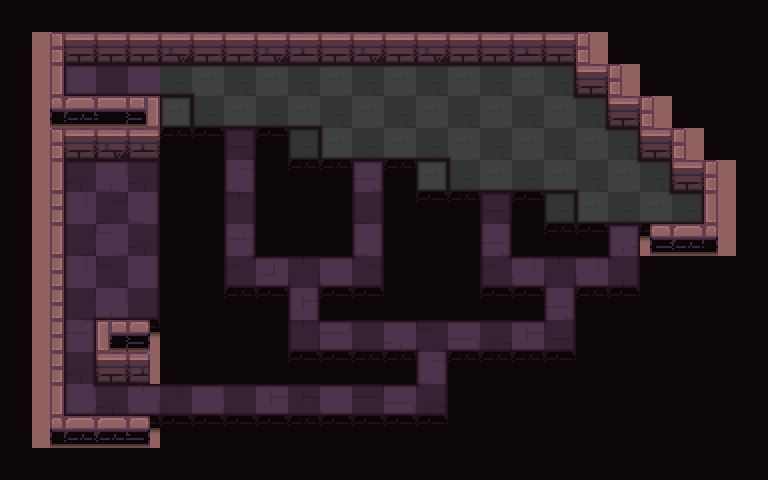

A 2D game scene composited from a Tiled map and its tileset images. What follows is a short description and the map's XML, with each tile layer's data collapsed to a summary:
An orthogonal 24x15 tile map with 32x32 px tiles, 5 tile layers (checkers, path, types, ground, ...) and 32 objects (15x switch, 5x egg, 4x symbol, 2x hero, 2x spikes, ...).

<map version="1.2" tiledversion="2019.03.13" orientation="orthogonal" renderorder="right-down" width="24" height="15" tilewidth="32" tileheight="32" infinite="0" nextlayerid="541" nextobjectid="241">
 <tileset firstgid="1" name="tileset" tilewidth="32" tileheight="32" spacing="2" margin="1" tilecount="200" columns="10">
  <image source="tileset.png" trans="000000" width="340" height="680" />
  <terraintypes>
   <terrain name="floor" tile="79" />
   <terrain name="wall" tile="69" />
   <terrain name="hole" tile="78" />
   <terrain name="infected" tile="77" />
  </terraintypes>
 </tileset>
 <layer id="536" name="checkers" width="24" height="15">
  <data>[360 cells, 180 non-empty, 1 distinct tile ids]</data>
 </layer>
 <objectgroup id="14" name="camera">
  <object id="12" name="frame" type="frame" x="49" y="32" width="669.67" height="398.333" />
  <object id="15" name="strategy" type="strategy" x="-6" y="136">
   <point />
  </object>
 </objectgroup>
 <layer id="537" name="path" width="24" height="15">
  <data>[360 cells, 187 non-empty, 3 distinct tile ids]</data>
 </layer>
 <objectgroup id="2" name="objects">
  <object id="33" name="hero" type="hero" x="431.5" y="405.5">
   <properties>
    <property name="initialDirection" value="e" />
   </properties>
   <point />
  </object>
  <object id="200" name="hero" type="hero" x="143" y="84">
   <properties>
    <property name="initialDirection" value="e" />
   </properties>
   <point />
  </object>
  <object id="201" name="spikes" type="spikes" x="79" y="370">
   <properties>
    <property name="enabled" type="bool" value="true" />
    <property name="triggers" value="205,206,207,208" />
   </properties>
   <point />
  </object>
  <object id="202" name="spikes" type="spikes" x="113.333" y="84.333">
   <properties>
    <property name="enabled" type="bool" value="true" />
   </properties>
   <point />
  </object>
  <object id="205" name="switch" type="switch" x="241" y="148">
   <properties>
    <property name="autoDisable" type="bool" value="true" />
   </properties>
   <point />
  </object>
  <object id="206" name="switch" type="switch" x="368" y="178">
   <properties>
    <property name="autoDisable" type="bool" value="true" />
   </properties>
   <point />
  </object>
  <object id="207" name="switch" type="switch" x="495" y="213">
   <properties>
    <property name="autoDisable" type="bool" value="true" />
   </properties>
   <point />
  </object>
  <object id="208" name="switch" type="switch" x="623" y="244">
   <properties>
    <property name="autoDisable" type="bool" value="true" />
   </properties>
   <point />
  </object>
  <object id="209" name="switch" type="switch" x="79" y="83">
   <properties>
    <property name="autoDisable" type="bool" value="false" />
   </properties>
   <point />
  </object>
  <object id="220" name="npc" type="npc" x="561.333" y="83.6667">
   <properties>
    <property name="aiConfig" type="int" value="221" />
    <property name="initialDirection" value="w" />
    <property name="race" value="chort" />
    <property name="yOffset" type="int" value="4" />
   </properties>
   <point />
  </object>
  <object id="221" name="ai" type="ai" x="-14.6667" y="68.6667">
   <properties>
    <property name="startState" value="clone_cloner" />
    <property name="type" value="chort" />
   </properties>
   <point />
  </object>
  <object id="222" name="egg" type="egg" x="78.6667" y="178.667">
   <properties>
    <property name="lottery" value="rng(0,1)" />
    <property name="showLottery" type="bool" value="true" />
    <property name="value" value="0" />
   </properties>
   <point />
  </object>
  <object id="223" name="egg" type="egg" x="79.3333" y="208">
   <properties>
    <property name="lottery" value="rng(0,1)" />
    <property name="showLottery" type="bool" value="true" />
    <property name="value" value="0" />
   </properties>
   <point />
  </object>
  <object id="224" name="egg" type="egg" x="79.3333" y="242.667">
   <properties>
    <property name="lottery" value="rng(0,1)" />
    <property name="showLottery" type="bool" value="true" />
    <property name="value" value="0" />
   </properties>
   <point />
  </object>
  <object id="225" name="egg" type="egg" x="79.3333" y="271.333">
   <properties>
    <property name="lottery" value="rng(0,1)" />
    <property name="showLottery" type="bool" value="true" />
    <property name="value" value="0" />
   </properties>
   <point />
  </object>
  <object id="226" name="egg" type="egg" x="79.3333" y="306">
   <properties>
    <property name="lottery" value="rng(0,1)" />
    <property name="showLottery" type="bool" value="true" />
    <property name="value" value="0" />
   </properties>
   <point />
  </object>
  <object id="227" name="switch" type="switch" x="110.667" y="179.333">
   <properties>
    <property name="autoDisable" type="bool" value="true" />
   </properties>
   <point />
  </object>
  <object id="228" name="switch" type="switch" x="110" y="208">
   <properties>
    <property name="autoDisable" type="bool" value="true" />
   </properties>
   <point />
  </object>
  <object id="229" name="switch" type="switch" x="110.667" y="240.667">
   <properties>
    <property name="autoDisable" type="bool" value="true" />
   </properties>
   <point />
  </object>
  <object id="230" name="switch" type="switch" x="110.667" y="272.667">
   <properties>
    <property name="autoDisable" type="bool" value="true" />
   </properties>
   <point />
  </object>
  <object id="231" name="switch" type="switch" x="111.333" y="300.667">
   <properties>
    <property name="autoDisable" type="bool" value="true" />
   </properties>
   <point />
  </object>
  <object id="232" name="switch" type="switch" x="144" y="176">
   <properties>
    <property name="autoDisable" type="bool" value="true" />
   </properties>
   <point />
  </object>
  <object id="233" name="switch" type="switch" x="142.667" y="208.667">
   <properties>
    <property name="autoDisable" type="bool" value="true" />
   </properties>
   <point />
  </object>
  <object id="234" name="switch" type="switch" x="144" y="243.333">
   <properties>
    <property name="autoDisable" type="bool" value="true" />
   </properties>
   <point />
  </object>
  <object id="235" name="switch" type="switch" x="142" y="275.333">
   <properties>
    <property name="autoDisable" type="bool" value="true" />
   </properties>
   <point />
  </object>
  <object id="236" name="switch" type="switch" x="143.333" y="302">
   <properties>
    <property name="autoDisable" type="bool" value="true" />
   </properties>
   <point />
  </object>
  <object id="237" name="cross" type="symbol" x="560" y="210">
   <point />
  </object>
  <object id="238" name="cross" type="symbol" x="434" y="174">
   <point />
  </object>
  <object id="239" name="cross" type="symbol" x="308" y="146">
   <point />
  </object>
  <object id="240" name="cross" type="symbol" x="177" y="112">
   <point />
  </object>
 </objectgroup>
 <layer id="538" name="types" width="24" height="15">
  <data>[360 cells, 360 non-empty, 4 distinct tile ids]</data>
 </layer>
 <layer id="539" name="ground" width="24" height="15">
  <data>[360 cells, 206 non-empty, 54 distinct tile ids]</data>
 </layer>
 <layer id="540" name="floor_shadow" width="24" height="15">
  <data>[360 cells, 103 non-empty, 22 distinct tile ids]</data>
 </layer>
</map>
